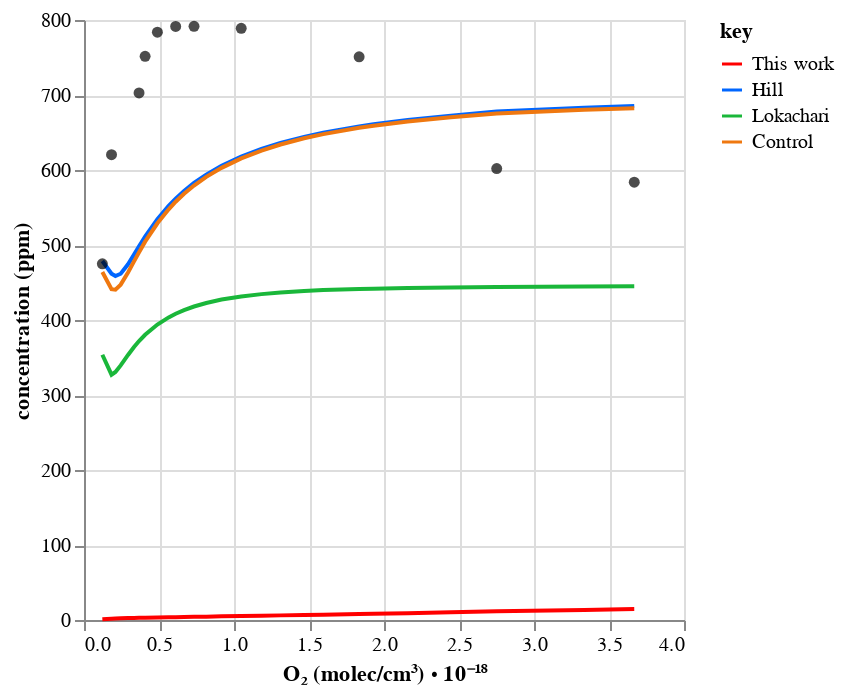
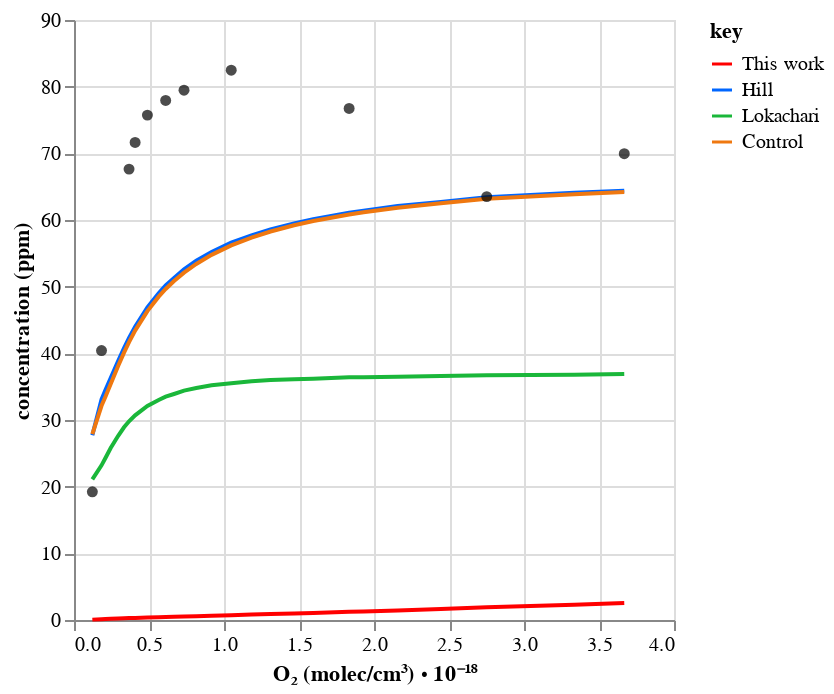
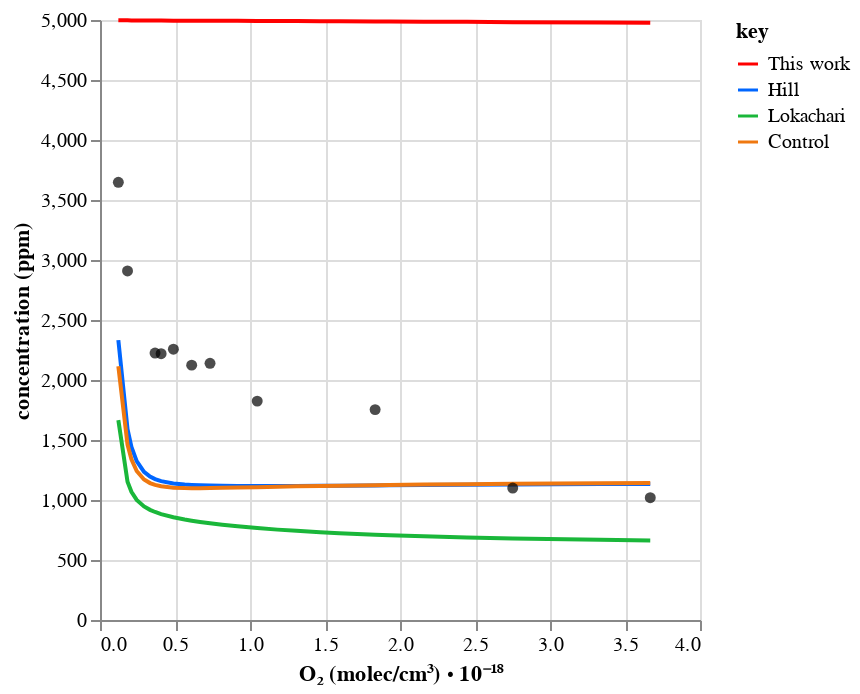
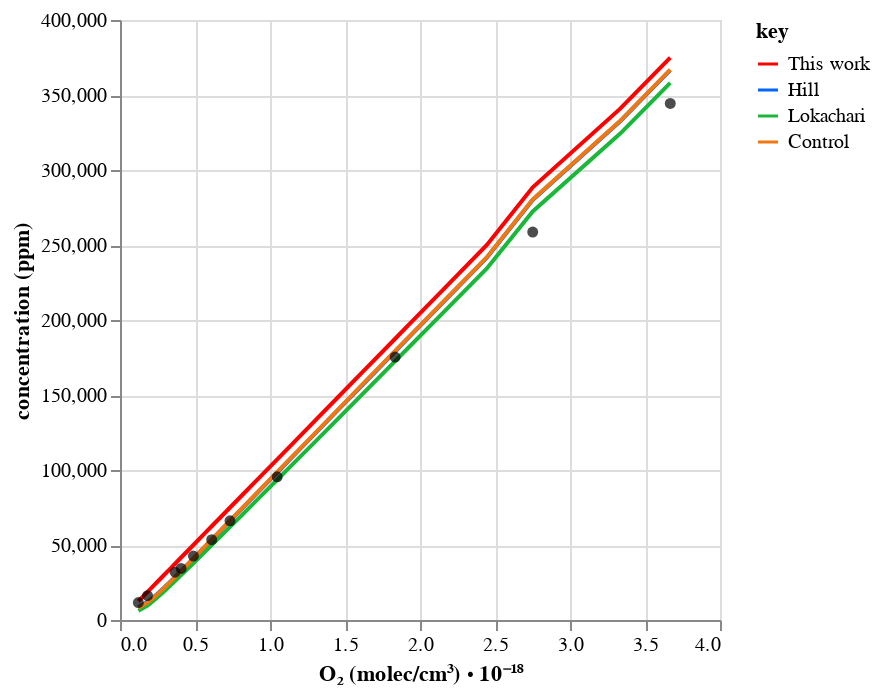

Notebook code for these charts, in order:
### Code cell
chart_dct = workflow.plot_o2_simulation(
    tag,
    x_col="O2_molecules",
    line_source_=["Hill", "Lokachari"],
    point_source="Experiment",
    root_path=root_path,
    control=True,
)
for name, chart in chart_dct.items():
    print(name)
    display(chart)

### Figure 1 — Vega-Lite specification as saved in the notebook (floating-point values rounded to 4 significant figures)
{"config": {"view": {"continuousWidth": 300, "continuousHeight": 300}}, "layer": [{"data": {"name": "data-07925cca3f956ab1c0dd78e22ee0a55d"}, "mark": {"type": "line"}, "encoding": {"color": {"field": "key", "scale": {"domain": ["This work", "Hill", "Lokachari", "Control"], "range": ["#ff0000", "#0066ff", "#1ab73a", "#ef7810"]}, "type": "nominal"}, "x": {"field": "O2_molecules", "title": "O₂ (molec/cm³) ⋅ 10⁻¹⁸", "type": "quantitative"}, "y": {"field": "value", "title": "concentration (ppm)", "type": "quantitative"}}, "transform": [{"fold": ["This work", "Hill", "Lokachari", "Control"]}]}, {"data": {"name": "data-4b82953d89d4de3f4f86e035719410fe"}, "mark": {"type": "circle"}, "encoding": {"color": {"value": "black"}, "x": {"field": "O2_molecules", "type": "quantitative"}, "y": {"field": "Experiment", "type": "quantitative"}}}], "$schema": "https://vega.github.io/schema/vega-lite/v5.20.1.json", "datasets": {"data-07925cca3f956ab1c0dd78e22ee0a55d": [{"O2_molecules": 0.1223, "This work": 1.029, "Hill": 478.7, "Lokachari": 353.7, "Control": 463.9}, {"O2_molecules": 0.1835, "This work": 1.727, "Hill": 461.8, "Lokachari": 327.1, "Control": 441.2}, {"O2_molecules": 0.2096, "This work": 1.955, "Hill": 458.6, "Lokachari": 330.7, "Control": 440.5}, {"O2_molecules": 0.2446, "This work": 2.21, "Hill": 461.7, "Lokachari": 339.5, "Control": 447.1}, {"O2_molecules": 0.2935, "This work": 2.504, "Hill": 474.3, "Lokachari": 353.4, "Control": 463.3}, {"O2_molecules": 0.3335, "This work": 2.707, "Hill": 487.2, "Lokachari": 364.0, "Control": 478.2}, {"O2_molecules": 0.367, "This work": 2.861, "Hill": 498.2, "Lokachari": 371.9, "Control": 490.4}, {"O2_molecules": 0.4074, "This work": 3.034, "Hill": 511.1, "Lokachari": 380.3, "Control": 504.4}, {"O2_molecules": 0.4893, "This work": 3.353, "Hill": 534.3, "Lokachari": 393.9, "Control": 529.0}, {"O2_molecules": 0.5644, "This work": 3.628, "Hill": 552.1, "Lokachari": 403.5, "Control": 547.6}, {"O2_molecules": 0.6112, "This work": 3.794, "Hill": 561.8, "Lokachari": 408.3, "Control": 557.7}, {"O2_molecules": 0.667, "This work": 3.987, "Hill": 572.0, "Lokachari": 413.2, "Control": 568.2}, {"O2_molecules": 0.7335, "This work": 4.216, "Hill": 582.7, "Lokachari": 418.0, "Control": 579.3}, {"O2_molecules": 0.8152, "This work": 4.492, "Hill": 593.9, "Lokachari": 422.7, "Control": 590.8}, {"O2_molecules": 0.9171, "This work": 4.836, "Hill": 605.6, "Lokachari": 427.3, "Control": 602.9}, {"O2_molecules": 1.048, "This work": 5.278, "Hill": 617.9, "Lokachari": 431.3, "Control": 615.5}, {"O2_molecules": 1.183, "This work": 5.735, "Hill": 628.1, "Lokachari": 434.5, "Control": 625.9}, {"O2_molecules": 1.31, "This work": 6.167, "Hill": 636.0, "Lokachari": 436.7, "Control": 634.0}, {"O2_molecules": 1.467, "This work": 6.705, "Hill": 644.1, "Lokachari": 438.7, "Control": 642.3}, {"O2_molecules": 1.595, "This work": 7.146, "Hill": 649.6, "Lokachari": 439.9, "Control": 647.8}, {"O2_molecules": 1.834, "This work": 7.981, "Hill": 658.0, "Lokachari": 441.4, "Control": 656.3}, {"O2_molecules": 1.931, "This work": 8.322, "Hill": 660.9, "Lokachari": 441.8, "Control": 659.1}, {"O2_molecules": 2.158, "This work": 9.13, "Hill": 666.6, "Lokachari": 442.6, "Control": 664.7}, {"O2_molecules": 2.446, "This work": 10.17, "Hill": 672.3, "Lokachari": 443.3, "Control": 670.2}, {"O2_molecules": 2.751, "This work": 11.54, "Hill": 677.9, "Lokachari": 444.0, "Control": 675.4}, {"O2_molecules": 3.335, "This work": 13.45, "Hill": 683.1, "Lokachari": 444.6, "Control": 680.2}, {"O2_molecules": 3.668, "This work": 14.7, "Hill": 685.5, "Lokachari": 445.1, "Control": 682.2}], "data-4b82953d89d4de3f4f86e035719410fe": [{"O2_molecules": 0.1223, "Experiment": 475.0}, {"O2_molecules": 0.1835, "Experiment": 620.4}, {"O2_molecules": 0.367, "Experiment": 702.8}, {"O2_molecules": 0.4074, "Experiment": 751.5}, {"O2_molecules": 0.4893, "Experiment": 783.7}, {"O2_molecules": 0.6112, "Experiment": 791.4}, {"O2_molecules": 0.7335, "Experiment": 791.6}, {"O2_molecules": 1.048, "Experiment": 788.9}, {"O2_molecules": 1.834, "Experiment": 751.0}, {"O2_molecules": 2.751, "Experiment": 602.0}, {"O2_molecules": 3.668, "Experiment": 583.8}]}}

### Figure 2 — Vega-Lite specification as saved in the notebook (floating-point values rounded to 4 significant figures)
{"config": {"view": {"continuousWidth": 300, "continuousHeight": 300}}, "layer": [{"data": {"name": "data-774ec168b89972ed45da70b1542c1d6a"}, "mark": {"type": "line"}, "encoding": {"color": {"field": "key", "scale": {"domain": ["This work", "Hill", "Lokachari", "Control"], "range": ["#ff0000", "#0066ff", "#1ab73a", "#ef7810"]}, "type": "nominal"}, "x": {"field": "O2_molecules", "title": "O₂ (molec/cm³) ⋅ 10⁻¹⁸", "type": "quantitative"}, "y": {"field": "value", "title": "concentration (ppm)", "type": "quantitative"}}, "transform": [{"fold": ["This work", "Hill", "Lokachari", "Control"]}]}, {"data": {"name": "data-cf989b38a5c47983aff418ceb98a0330"}, "mark": {"type": "circle"}, "encoding": {"color": {"value": "black"}, "x": {"field": "O2_molecules", "type": "quantitative"}, "y": {"field": "Experiment", "type": "quantitative"}}}], "$schema": "https://vega.github.io/schema/vega-lite/v5.20.1.json", "datasets": {"data-774ec168b89972ed45da70b1542c1d6a": [{"O2_molecules": 0.1223, "This work": 0.05638, "Hill": 27.7, "Lokachari": 21.1, "Control": 27.87}, {"O2_molecules": 0.1835, "This work": 0.1226, "Hill": 33.1, "Lokachari": 23.2, "Control": 32.13}, {"O2_molecules": 0.2096, "This work": 0.1498, "Hill": 34.5, "Lokachari": 24.3, "Control": 33.5}, {"O2_molecules": 0.2446, "This work": 0.1837, "Hill": 36.3, "Lokachari": 25.8, "Control": 35.4}, {"O2_molecules": 0.2935, "This work": 0.2272, "Hill": 38.8, "Lokachari": 27.6, "Control": 38.07}, {"O2_molecules": 0.3335, "This work": 0.26, "Hill": 40.8, "Lokachari": 28.9, "Control": 40.11}, {"O2_molecules": 0.367, "This work": 0.2859, "Hill": 42.3, "Lokachari": 29.8, "Control": 41.68}, {"O2_molecules": 0.4074, "This work": 0.316, "Hill": 44.0, "Lokachari": 30.7, "Control": 43.41}, {"O2_molecules": 0.4893, "This work": 0.3729, "Hill": 46.9, "Lokachari": 32.1, "Control": 46.33}, {"O2_molecules": 0.5644, "This work": 0.4227, "Hill": 49.0, "Lokachari": 33.0, "Control": 48.5}, {"O2_molecules": 0.6112, "This work": 0.453, "Hill": 50.2, "Lokachari": 33.5, "Control": 49.66}, {"O2_molecules": 0.667, "This work": 0.4882, "Hill": 51.3, "Lokachari": 33.9, "Control": 50.86}, {"O2_molecules": 0.7335, "This work": 0.5299, "Hill": 52.6, "Lokachari": 34.4, "Control": 52.11}, {"O2_molecules": 0.8152, "This work": 0.5804, "Hill": 53.9, "Lokachari": 34.8, "Control": 53.41}, {"O2_molecules": 0.9171, "This work": 0.643, "Hill": 55.2, "Lokachari": 35.2, "Control": 54.77}, {"O2_molecules": 1.048, "This work": 0.7235, "Hill": 56.6, "Lokachari": 35.5, "Control": 56.18}, {"O2_molecules": 1.183, "This work": 0.807, "Hill": 57.7, "Lokachari": 35.8, "Control": 57.36}, {"O2_molecules": 1.31, "This work": 0.8859, "Hill": 58.6, "Lokachari": 36.0, "Control": 58.27}, {"O2_molecules": 1.467, "This work": 0.985, "Hill": 59.5, "Lokachari": 36.1, "Control": 59.21}, {"O2_molecules": 1.595, "This work": 1.067, "Hill": 60.1, "Lokachari": 36.2, "Control": 59.85}, {"O2_molecules": 1.834, "This work": 1.223, "Hill": 61.1, "Lokachari": 36.4, "Control": 60.83}, {"O2_molecules": 1.931, "This work": 1.287, "Hill": 61.4, "Lokachari": 36.4, "Control": 61.16}, {"O2_molecules": 2.158, "This work": 1.44, "Hill": 62.1, "Lokachari": 36.5, "Control": 61.83}, {"O2_molecules": 2.446, "This work": 1.641, "Hill": 62.7, "Lokachari": 36.6, "Control": 62.51}, {"O2_molecules": 2.751, "This work": 1.912, "Hill": 63.4, "Lokachari": 36.7, "Control": 63.19}, {"O2_molecules": 3.335, "This work": 2.298, "Hill": 64.1, "Lokachari": 36.8, "Control": 63.86}, {"O2_molecules": 3.668, "This work": 2.558, "Hill": 64.4, "Lokachari": 36.9, "Control": 64.18}], "data-cf989b38a5c47983aff418ceb98a0330": [{"O2_molecules": 0.1223, "Experiment": 19.23}, {"O2_molecules": 0.1835, "Experiment": 40.42}, {"O2_molecules": 0.367, "Experiment": 67.63}, {"O2_molecules": 0.4074, "Experiment": 71.63}, {"O2_molecules": 0.4893, "Experiment": 75.73}, {"O2_molecules": 0.6112, "Experiment": 77.94}, {"O2_molecules": 0.7335, "Experiment": 79.47}, {"O2_molecules": 1.048, "Experiment": 82.48}, {"O2_molecules": 1.834, "Experiment": 76.73}, {"O2_molecules": 2.751, "Experiment": 63.51}, {"O2_molecules": 3.668, "Experiment": 69.95}]}}

### Figure 3 — Vega-Lite specification as saved in the notebook (floating-point values rounded to 4 significant figures)
{"config": {"view": {"continuousWidth": 300, "continuousHeight": 300}}, "layer": [{"data": {"name": "data-cf2864e7fe964df579b578fb3ced1b39"}, "mark": {"type": "line"}, "encoding": {"color": {"field": "key", "scale": {"domain": ["This work", "Hill", "Lokachari", "Control"], "range": ["#ff0000", "#0066ff", "#1ab73a", "#ef7810"]}, "type": "nominal"}, "x": {"field": "O2_molecules", "title": "O₂ (molec/cm³) ⋅ 10⁻¹⁸", "type": "quantitative"}, "y": {"field": "value", "title": "concentration (ppm)", "type": "quantitative"}}, "transform": [{"fold": ["This work", "Hill", "Lokachari", "Control"]}]}, {"data": {"name": "data-606825c1a155d8d5877d27170cd1d91f"}, "mark": {"type": "circle"}, "encoding": {"color": {"value": "black"}, "x": {"field": "O2_molecules", "type": "quantitative"}, "y": {"field": "Experiment", "type": "quantitative"}}}], "$schema": "https://vega.github.io/schema/vega-lite/v5.20.1.json", "datasets": {"data-cf2864e7fe964df579b578fb3ced1b39": [{"O2_molecules": 0.1223, "This work": 4998.0, "Hill": 2332.0, "Lokachari": 1666.0, "Control": 2114.0}, {"O2_molecules": 0.1835, "This work": 4997.0, "Hill": 1590.0, "Lokachari": 1152.0, "Control": 1462.0}, {"O2_molecules": 0.2096, "This work": 4997.0, "Hill": 1443.0, "Lokachari": 1068.0, "Control": 1339.0}, {"O2_molecules": 0.2446, "This work": 4996.0, "Hill": 1324.0, "Lokachari": 1001.0, "Control": 1242.0}, {"O2_molecules": 0.2935, "This work": 4996.0, "Hill": 1235.0, "Lokachari": 946.5, "Control": 1171.0}, {"O2_molecules": 0.3335, "This work": 4996.0, "Hill": 1195.0, "Lokachari": 918.0, "Control": 1141.0}, {"O2_molecules": 0.367, "This work": 4995.0, "Hill": 1174.0, "Lokachari": 900.1, "Control": 1126.0}, {"O2_molecules": 0.4074, "This work": 4995.0, "Hill": 1157.0, "Lokachari": 882.6, "Control": 1114.0}, {"O2_molecules": 0.4893, "This work": 4995.0, "Hill": 1138.0, "Lokachari": 856.0, "Control": 1103.0}, {"O2_molecules": 0.5644, "This work": 4994.0, "Hill": 1129.0, "Lokachari": 837.3, "Control": 1099.0}, {"O2_molecules": 0.6112, "This work": 4994.0, "Hill": 1125.0, "Lokachari": 827.3, "Control": 1099.0}, {"O2_molecules": 0.667, "This work": 4994.0, "Hill": 1122.0, "Lokachari": 816.9, "Control": 1099.0}, {"O2_molecules": 0.7335, "This work": 4994.0, "Hill": 1120.0, "Lokachari": 805.7, "Control": 1100.0}, {"O2_molecules": 0.8152, "This work": 4993.0, "Hill": 1118.0, "Lokachari": 793.7, "Control": 1101.0}, {"O2_molecules": 0.9171, "This work": 4993.0, "Hill": 1117.0, "Lokachari": 780.7, "Control": 1104.0}, {"O2_molecules": 1.048, "This work": 4992.0, "Hill": 1117.0, "Lokachari": 765.8, "Control": 1107.0}, {"O2_molecules": 1.183, "This work": 4992.0, "Hill": 1117.0, "Lokachari": 753.1, "Control": 1111.0}, {"O2_molecules": 1.31, "This work": 4991.0, "Hill": 1118.0, "Lokachari": 742.8, "Control": 1114.0}, {"O2_molecules": 1.467, "This work": 4990.0, "Hill": 1119.0, "Lokachari": 731.8, "Control": 1117.0}, {"O2_molecules": 1.595, "This work": 4989.0, "Hill": 1120.0, "Lokachari": 723.9, "Control": 1120.0}, {"O2_molecules": 1.834, "This work": 4988.0, "Hill": 1121.0, "Lokachari": 711.3, "Control": 1124.0}, {"O2_molecules": 1.931, "This work": 4988.0, "Hill": 1122.0, "Lokachari": 706.9, "Control": 1125.0}, {"O2_molecules": 2.158, "This work": 4986.0, "Hill": 1124.0, "Lokachari": 697.7, "Control": 1129.0}, {"O2_molecules": 2.446, "This work": 4985.0, "Hill": 1126.0, "Lokachari": 688.1, "Control": 1132.0}, {"O2_molecules": 2.751, "This work": 4982.0, "Hill": 1129.0, "Lokachari": 678.2, "Control": 1136.0}, {"O2_molecules": 3.335, "This work": 4979.0, "Hill": 1132.0, "Lokachari": 668.1, "Control": 1139.0}, {"O2_molecules": 3.668, "This work": 4976.0, "Hill": 1134.0, "Lokachari": 663.2, "Control": 1141.0}], "data-606825c1a155d8d5877d27170cd1d91f": [{"O2_molecules": 0.1223, "Experiment": 3647.0}, {"O2_molecules": 0.1835, "Experiment": 2909.0}, {"O2_molecules": 0.367, "Experiment": 2224.0}, {"O2_molecules": 0.4074, "Experiment": 2219.0}, {"O2_molecules": 0.4893, "Experiment": 2257.0}, {"O2_molecules": 0.6112, "Experiment": 2124.0}, {"O2_molecules": 0.7335, "Experiment": 2139.0}, {"O2_molecules": 1.048, "Experiment": 1824.0}, {"O2_molecules": 1.834, "Experiment": 1753.0}, {"O2_molecules": 2.751, "Experiment": 1099.0}, {"O2_molecules": 3.668, "Experiment": 1020.0}]}}

### Figure 4 — Vega-Lite specification as saved in the notebook (floating-point values rounded to 4 significant figures)
{"config": {"view": {"continuousWidth": 300, "continuousHeight": 300}}, "layer": [{"data": {"name": "data-3f47255ad4ce49f8dcdc5f504cf997ba"}, "mark": {"type": "line"}, "encoding": {"color": {"field": "key", "scale": {"domain": ["This work", "Hill", "Lokachari", "Control"], "range": ["#ff0000", "#0066ff", "#1ab73a", "#ef7810"]}, "type": "nominal"}, "x": {"field": "O2_molecules", "title": "O₂ (molec/cm³) ⋅ 10⁻¹⁸", "type": "quantitative"}, "y": {"field": "value", "title": "concentration (ppm)", "type": "quantitative"}}, "transform": [{"fold": ["This work", "Hill", "Lokachari", "Control"]}]}, {"data": {"name": "data-4f60414b0447b4760dfa64ac80029129"}, "mark": {"type": "circle"}, "encoding": {"color": {"value": "black"}, "x": {"field": "O2_molecules", "type": "quantitative"}, "y": {"field": "Experiment", "type": "quantitative"}}}], "$schema": "https://vega.github.io/schema/vega-lite/v5.20.1.json", "datasets": {"data-3f47255ad4ce49f8dcdc5f504cf997ba": [{"O2_molecules": 0.1223, "This work": 12500.0, "Hill": 8577.0, "Lokachari": 6140.0, "Control": 8014.0}, {"O2_molecules": 0.1835, "This work": 18750.0, "Hill": 12170.0, "Lokachari": 9588.0, "Control": 11700.0}, {"O2_molecules": 0.2096, "This work": 21430.0, "Hill": 14120.0, "Lokachari": 11620.0, "Control": 13730.0}, {"O2_molecules": 0.2446, "This work": 25000.0, "Hill": 17030.0, "Lokachari": 14590.0, "Control": 16740.0}, {"O2_molecules": 0.2935, "This work": 30000.0, "Hill": 21480.0, "Lokachari": 19020.0, "Control": 21330.0}, {"O2_molecules": 0.3335, "This work": 34090.0, "Hill": 25330.0, "Lokachari": 22780.0, "Control": 25260.0}, {"O2_molecules": 0.367, "This work": 37500.0, "Hill": 28610.0, "Lokachari": 25960.0, "Control": 28600.0}, {"O2_molecules": 0.4074, "This work": 41660.0, "Hill": 32680.0, "Lokachari": 29900.0, "Control": 32740.0}, {"O2_molecules": 0.4893, "This work": 50000.0, "Hill": 40950.0, "Lokachari": 37850.0, "Control": 41090.0}, {"O2_molecules": 0.5644, "This work": 57690.0, "Hill": 48640.0, "Lokachari": 45260.0, "Control": 48850.0}, {"O2_molecules": 0.6112, "This work": 62500.0, "Hill": 53460.0, "Lokachari": 49910.0, "Control": 53700.0}, {"O2_molecules": 0.667, "This work": 68180.0, "Hill": 59170.0, "Lokachari": 55420.0, "Control": 59440.0}, {"O2_molecules": 0.7335, "This work": 75000.0, "Hill": 66020.0, "Lokachari": 62060.0, "Control": 66320.0}, {"O2_molecules": 0.8152, "This work": 83330.0, "Hill": 74400.0, "Lokachari": 70180.0, "Control": 74730.0}, {"O2_molecules": 0.9171, "This work": 93740.0, "Hill": 84880.0, "Lokachari": 80370.0, "Control": 85230.0}, {"O2_molecules": 1.048, "This work": 107100.0, "Hill": 98340.0, "Lokachari": 93490.0, "Control": 98710.0}, {"O2_molecules": 1.183, "This work": 121000.0, "Hill": 112200.0, "Lokachari": 107100.0, "Control": 112600.0}, {"O2_molecules": 1.31, "This work": 133900.0, "Hill": 125300.0, "Lokachari": 119800.0, "Control": 125600.0}, {"O2_molecules": 1.467, "This work": 150000.0, "Hill": 141400.0, "Lokachari": 135600.0, "Control": 141800.0}, {"O2_molecules": 1.595, "This work": 163000.0, "Hill": 154500.0, "Lokachari": 148500.0, "Control": 154800.0}, {"O2_molecules": 1.834, "This work": 187500.0, "Hill": 179000.0, "Lokachari": 172600.0, "Control": 179400.0}, {"O2_molecules": 1.931, "This work": 197400.0, "Hill": 188900.0, "Lokachari": 182300.0, "Control": 189200.0}, {"O2_molecules": 2.158, "This work": 220600.0, "Hill": 212100.0, "Lokachari": 205300.0, "Control": 212500.0}, {"O2_molecules": 2.446, "This work": 250000.0, "Hill": 241600.0, "Lokachari": 234300.0, "Control": 241900.0}, {"O2_molecules": 2.751, "This work": 288400.0, "Hill": 280100.0, "Lokachari": 272400.0, "Control": 280400.0}, {"O2_molecules": 3.335, "This work": 340900.0, "Hill": 332500.0, "Lokachari": 324300.0, "Control": 332800.0}, {"O2_molecules": 3.668, "This work": 375000.0, "Hill": 366600.0, "Lokachari": 358100.0, "Control": 366900.0}], "data-4f60414b0447b4760dfa64ac80029129": [{"O2_molecules": 0.1223, "Experiment": 11610.0}, {"O2_molecules": 0.1835, "Experiment": 16260.0}, {"O2_molecules": 0.367, "Experiment": 31840.0}, {"O2_molecules": 0.4074, "Experiment": 34350.0}, {"O2_molecules": 0.4893, "Experiment": 42620.0}, {"O2_molecules": 0.6112, "Experiment": 53550.0}, {"O2_molecules": 0.7335, "Experiment": 66130.0}, {"O2_molecules": 1.048, "Experiment": 95480.0}, {"O2_molecules": 1.834, "Experiment": 175300.0}, {"O2_molecules": 2.751, "Experiment": 258700.0}, {"O2_molecules": 3.668, "Experiment": 344400.0}]}}
